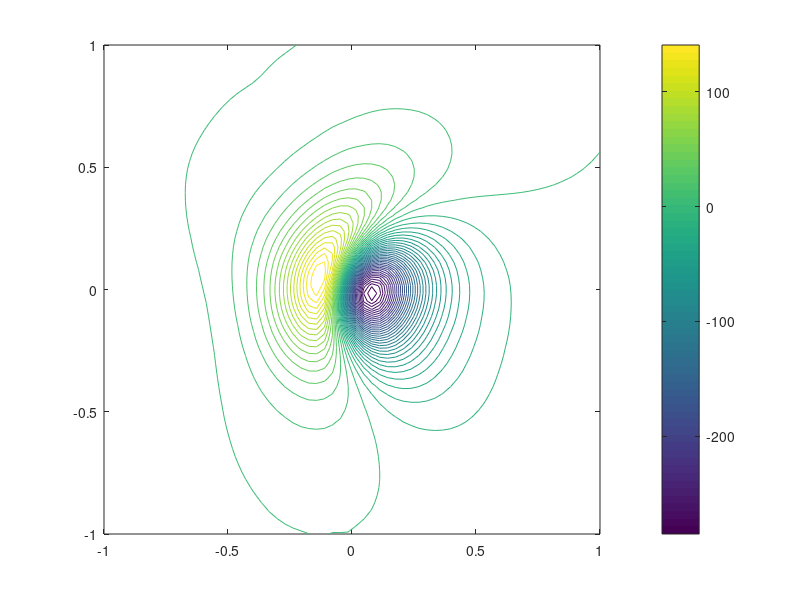

Here is the MATLAB script that generated this plot:
clc

clear

load B.mat;

X = x_y_z_Bx_By_Bz(:,1);
Y = x_y_z_Bx_By_Bz(:,2);

Bz = x_y_z_Bx_By_Bz(:,6);

X = reshape(X , 64 , 64 );

X = X';

Y = reshape(Y , 64 , 64 );

Y = Y';


Bz = reshape(Bz , 64 , 64 );

Bz = Bz';



%load ('.\data\xyz_bxbybz_bc1.mat');
% 

%contour(X,Y,Bz)

%contour(X,Y,Bz,'ShowText','on')

contour(X,Y,Bz,50)
colorbar

 %title("X-Y-Bz " )